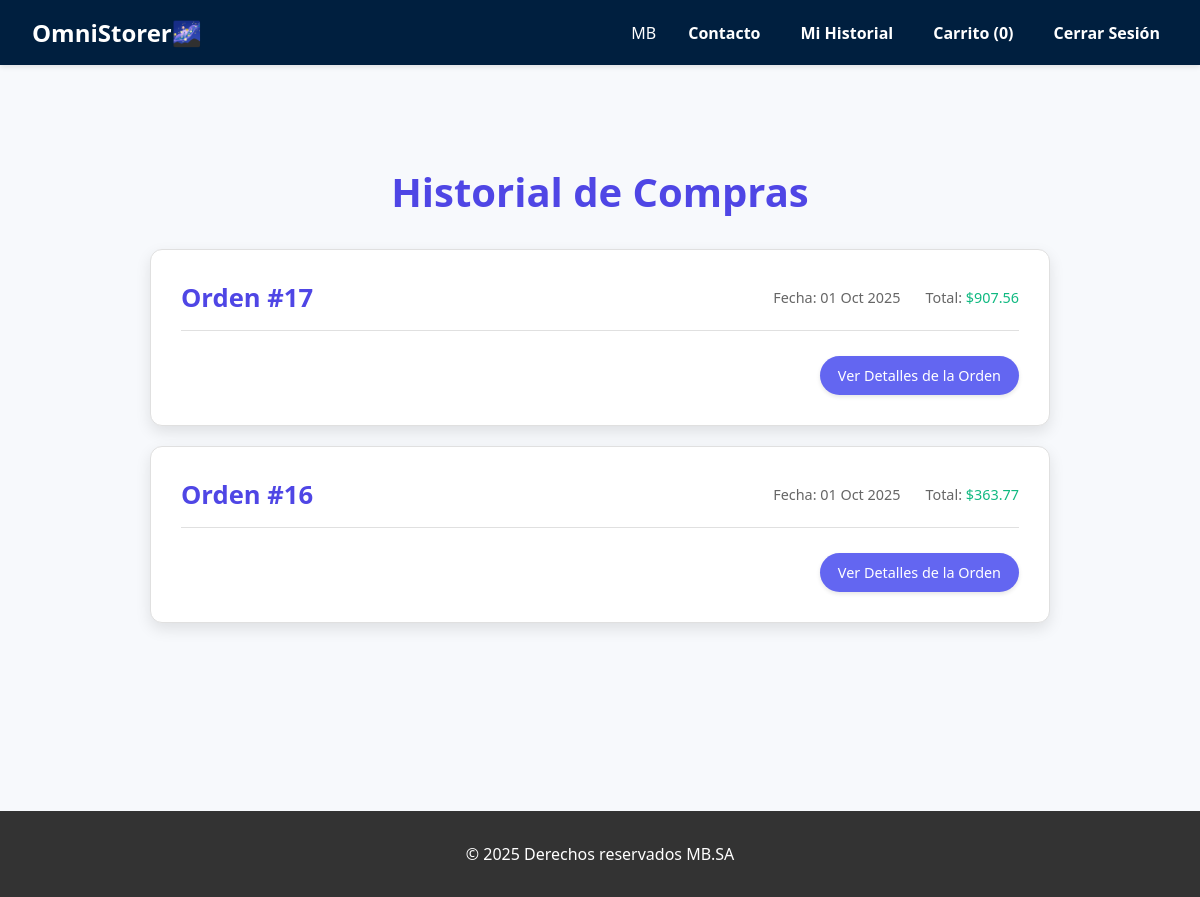
Before: /history/ (signed in) with the older database file.
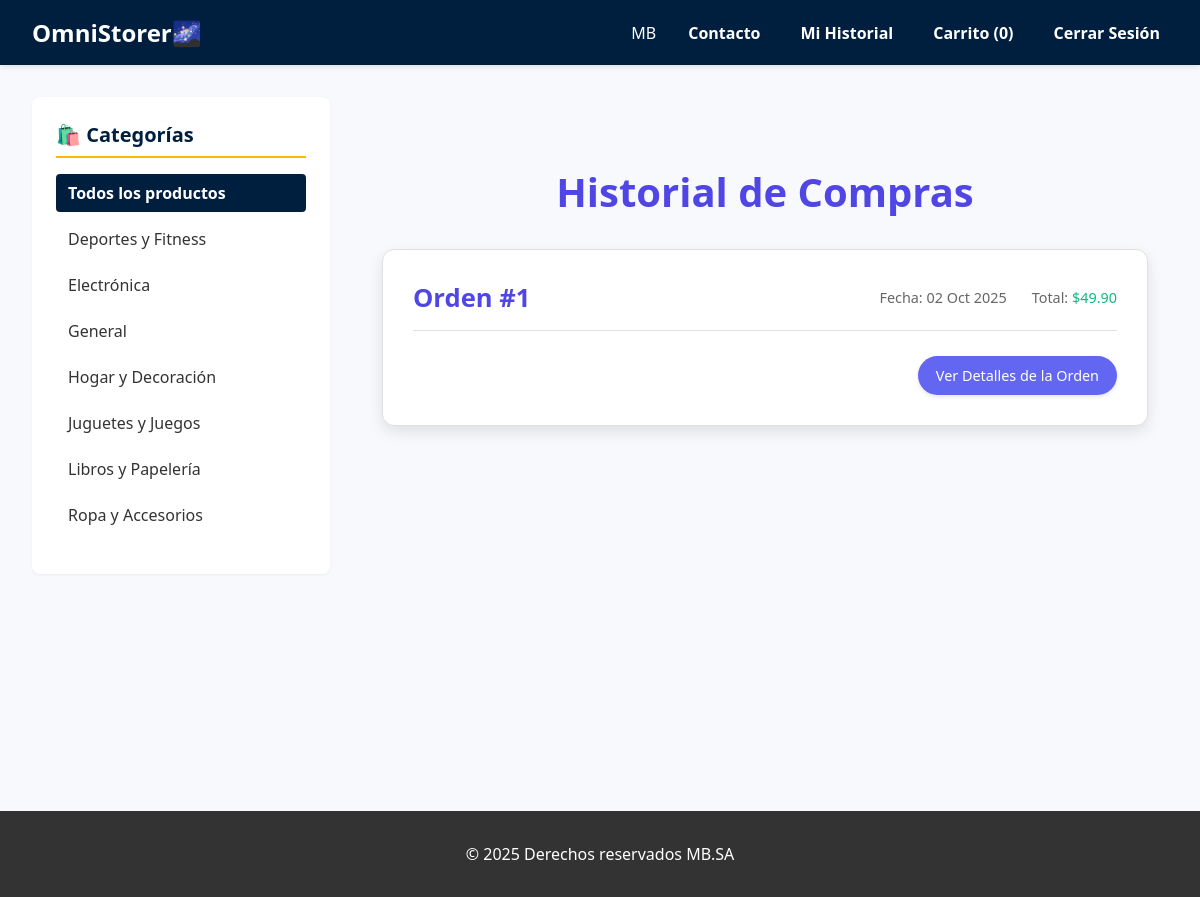
After: the same page with the newer database file.
### orders/models.py (models this page shows, shortened)
class Order(models.Model):
    customer = models.ForeignKey(settings.AUTH_USER_MODEL, on_delete=models.CASCADE, null=True, blank=True)
    customer_email = models.EmailField()
    shipping_address = models.TextField()
    stripe_checkout_session_id = models.CharField(max_length=250, null=True, blank=True, unique=True)
    total_paid = models.DecimalField(max_digits=10, decimal_places=2)
    created = models.DateTimeField(auto_now_add=True)
    updated = models.DateTimeField(auto_now=True)
    class Meta:
        ordering = ('-created',)
        verbose_name = 'pedido'
        verbose_name_plural = 'pedidos'

### store/models.py (models this page shows, shortened)
class Category(models.Model):
    name = models.CharField(max_length=255, unique=True)
    slug = models.SlugField(max_length=255, unique=True)
    class Meta:
        verbose_name = 'category'
        verbose_name_plural = 'categories'
        ordering = ('name',)

### store/views.py (the view)
# urls.py: path('history/', views.purchase_history_view, name='purchase_history'),  # YA NO ESTÁ BLOQUEADA
@login_required
def purchase_history_view(request):
    orders = Order.objects.filter(customer=request.user).order_by('-created')
    cart_count = get_cart_count(request)
    categories = Category.objects.all()
    context = {
        'orders': orders,
        'cart_count': cart_count,
        'categories': categories,
    }
    return render(request, 'store/purchase_history.html', context)

### store/views.py (called while the page is built)
def get_cart_count(request):
    cart = request.session.get('cart', {})
    return sum(item['quantity'] for item in cart.values())

### store/templates/store/purchase_history.html (shortened to what this page needs)
{% extends 'base.html' %}
{% block content %}
    <div class="purchase-history-container">
        <h1>Historial de Compras</h1>
        {% if orders %}
            <div class="orders-list">
                {% for order in orders %}
                    <div class="order-card">
                        <div class="order-header">
                            <h2 class="text-indigo-600 hover:text-indigo-800 transition duration-150">
                                <a href="{% url 'order_detail' order.id %}">
                                    Orden #{{ order.id }}
                                </a>
                            </h2>
                            <div class="order-info">
                                <span class="order-date">
                                    Fecha: {{ order.created|date:"d M Y" }}
                                </span>
                                <span class="order-total">
                                    Total: <span class="font-bold text-green-600">${{ order.total_paid|floatformat:2 }}</span>
                                </span>
                            </div>
                        </div>
                        <div class="order-details text-right">
                            <a href="{% url 'order_detail' order.id %}" class="detail-button">
                                Ver Detalles de la Orden
                            </a>
                        </div>
                    </div>
                {% endfor %}
            </div>
        {% else %}
            <p>Aún no tienes un historial de compras.</p>
        {% endif %}
    </div>
{% endblock %}

### templates/base.html (shortened to what this page needs)
<!DOCTYPE html>
<html lang="es">
<head>
</head>
<body>
    <header>
        <nav>
            <h1><a href="{% url 'product_list' %}">OmniStorer🌌</a></h1>
            <ul>
                {% if user.is_authenticated %}
                <li>{{ user.username }}</li>
                <li><a href="{% url 'contact' %}">Contacto</a></li>
                <li><a href="{% url 'purchase_history' %}">Mi Historial</a></li>
                <li>
                    <a href="{% url 'cart_detail' %}">Carrito (<span id="cart-count" hx-get="{% url 'get_cart_count' %}" hx-trigger="load, updateCart from:body" hx-swap="innerHTML">{{ cart_count|default:0 }}</span>)</a>
                </li>
                <li><a href="{% url 'logout' %}">Cerrar Sesión</a></li>
                {% else %}
                <li><a href="/accounts/login/">Iniciar Sesión</a></li>
                {% endif %}
            </ul>
        </nav>
    </header>
    <div class="content-wrapper">
        {% if categories %}
        <aside class="sidebar">
            <div class="category-list">
                <h3>🛍️ Categorías</h3>
                <ul>
                    <li>
                        <a href="{% url 'product_list' %}" class="{% if not current_category %}active{% endif %}">
                            Todos los productos
                        </a>
                    </li>
                    {% for category in categories %}
                        <li>
                            <a href="{% url 'product_list_by_category' category.slug %}"
                               class="{% if current_category and current_category.slug == category.slug %}active{% endif %}">
                                {{ category.name }}
                            </a>
                        </li>
                    {% endfor %}
                </ul>
            </div>
        </aside>
        {% endif %}
        <main>
            {% block content %}
            {% endblock %}
        </main>
    </div>
    <footer>
        <p>&copy; 2025 Derechos reservados MB.SA</p>
    </footer>
</body>
</html>

### templates/base.html (style rules this page uses)
:root { --color-blue: #001f3f; --color-white: #ffffff; --color-gray: #f4f4f4; --color-dark-gray: #333; --color-accent: #ffb800; }
body { font-family: 'Inter', Arial, sans-serif; margin: 0; background-color: var(--color-gray); color: var(--color-dark-gray); }
header { background-color: var(--color-blue); color: var(--color-white); padding: 1rem 2rem; box-shadow: 0 2px 5px rgba(0,0,0,0.1); position: sticky; top: 0; z-index: 100; }
nav { display: flex; justify-content: space-between; align-items: center; }
nav h1 { margin: 0; font-size: 1.5rem; }
nav h1 a { color: var(--color-white); text-decoration: none; }
nav ul { list-style: none; margin: 0; padding: 0; display: flex; gap: 1.5rem; }
nav ul a { color: var(--color-white); text-decoration: none; font-weight: bold; padding: 0.5rem; border-bottom: 2px solid transparent; transition: border-bottom 0.3s ease; }
.content-wrapper { display: flex; gap: 2rem; padding: 2rem; min-height: calc(100vh - 150px); max-width: 1200px; margin: 0 auto; }
aside.sidebar { flex: 0 0 250px; background-color: var(--color-white); padding: 1.5rem; border-radius: 8px; box-shadow: 0 1px 3px rgba(0,0,0,0.05); align-self: flex-start; }
.category-list h3 { margin-top: 0; margin-bottom: 1rem; font-size: 1.25rem; color: var(--color-blue); border-bottom: 2px solid var(--color-accent); padding-bottom: 0.5rem; }
.category-list ul { list-style: none; padding: 0; }
.category-list li { margin-bottom: 0.5rem; }
.category-list a { display: block; padding: 0.5rem 0.75rem; text-decoration: none; color: var(--color-dark-gray); border-radius: 4px; transition: background-color 0.2s; }
.category-list .active { background-color: var(--color-blue); color: var(--color-white); font-weight: bold; }
main { flex-grow: 1; padding: 0; }
footer { background-color: var(--color-dark-gray); color: var(--color-white); text-align: center; padding: 1rem; margin-top: 2rem; }

### store/templates/store/purchase_history.html (style rules this page uses)
:root { --primary-color: #4f46e5; --secondary-color: #10b981; --background-color: #f7f9fc; --card-bg: #fff; --border-color: #e0e0e0; --text-color: #333; --sub-text-color: #666; }
body { background-color: var(--background-color); color: var(--text-color); font-family: system-ui, -apple-system, BlinkMacSystemFont, "Segoe UI", Roboto, "Helvetica Neue", Arial, sans-serif; }
.purchase-history-container { padding: 40px 20px; max-width: 900px; margin: auto; }
h1 { font-size: 2.5em; font-weight: 800; color: var(--primary-color); margin-bottom: 30px; text-align: center; }
.orders-list { display: grid; gap: 20px; }
.order-card { background-color: var(--card-bg); border: 1px solid var(--border-color); border-radius: 12px; padding: 30px; box-shadow: 0 6px 15px rgba(0, 0, 0, 0.1); transition: transform 0.3s ease-in-out, box-shadow 0.3s; }
.order-header { display: flex; justify-content: space-between; align-items: center; border-bottom: 1px solid var(--border-color); padding-bottom: 15px; margin-bottom: 15px; }
.order-header h2 { margin: 0; font-size: 1.6em; font-weight: 700; }
.order-header a { text-decoration: none; color: var(--primary-color); }
.order-info { display: flex; gap: 25px; font-size: 0.9em; color: var(--sub-text-color); }
.order-details { padding-top: 10px; text-align: right; }
.detail-button { display: inline-flex; align-items: center; padding: 10px 18px; border: none; text-decoration: none; font-size: 0.9em; font-weight: 500; border-radius: 9999px; box-shadow: 0 2px 4px rgba(0, 0, 0, 0.1); transition: background-color 0.15s ease-in-out, transform 0.1s; color: white; background-color: #6366f1; }
.text-green-600 { color: var(--secondary-color); }

Changed rows visible on the page:
removed Order: id "17", created "01 Oct 2025", total_paid "907.56"
removed Order: id "16", created "01 Oct 2025", total_paid "363.77"
added Category: name "Deportes y Fitness"
added Category: name "Electrónica"
added Category: name "General"
added Category: name "Hogar y Decoración"
added Category: name "Juguetes y Juegos"
added Category: name "Libros y Papelería"
added Category: name "Ropa y Accesorios"
added Order: id "1", created "02 Oct 2025", total_paid "49.90"
Other visible differences:
text now shown: "🛍️ Categorías Todos los productos"
